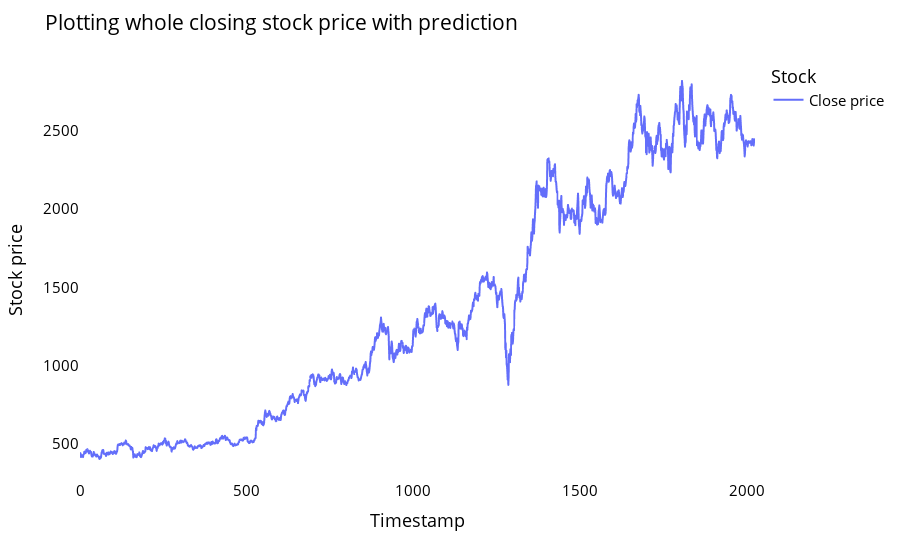

Notebook cell for this chart:
### Markdown cell above
### Plotting whole closing stock price with prediction

### Code cell
rfdf=closedf.tolist()
rfdf.extend((np.array(lst_output).reshape(-1,1)).tolist())
rfdf=scaler.inverse_transform(rfdf).reshape(1,-1).tolist()[0]

names = cycle(['Close price'])

fig = px.line(rfdf,labels={'value': 'Stock price','index': 'Timestamp'})
fig.update_layout(title_text='Plotting whole closing stock price with prediction',
                  plot_bgcolor='white', font_size=15, font_color='black',legend_title_text='Stock')
fig.for_each_trace(lambda t:  t.update(name = next(names)))

fig.update_xaxes(showgrid=False)
fig.update_yaxes(showgrid=False)
fig.show()

### Figure 1 — Plotly figure (JSON) as saved in the notebook; plotly's stock layout.template omitted (floating-point values rounded to 4 significant figures; data arrays with more than 128 entries replaced by an {"elided": "..."} marker saying what was removed)
{"data": [{"hovertemplate": "variable=0<br>Timestamp=%{x}<br>Stock price=%{y}<extra></extra>", "legendgroup": "0", "line": {"color": "#636efa", "dash": "solid"}, "marker": {"symbol": "circle"}, "mode": "lines", "name": "Close price", "showlegend": true, "type": "scattergl", "x": {"elided": "2026 int values"}, "xaxis": "x", "y": {"elided": "2026 float values"}, "yaxis": "y"}], "layout": {"font": {"color": "black", "size": 15}, "legend": {"title": {"text": "Stock"}, "tracegroupgap": 0}, "margin": {"t": 60}, "plot_bgcolor": "white", "title": {"text": "Plotting whole closing stock price with prediction"}, "xaxis": {"anchor": "y", "domain": [0, 1], "showgrid": false, "title": {"text": "Timestamp"}}, "yaxis": {"anchor": "x", "domain": [0, 1], "showgrid": false, "title": {"text": "Stock price"}}}}
